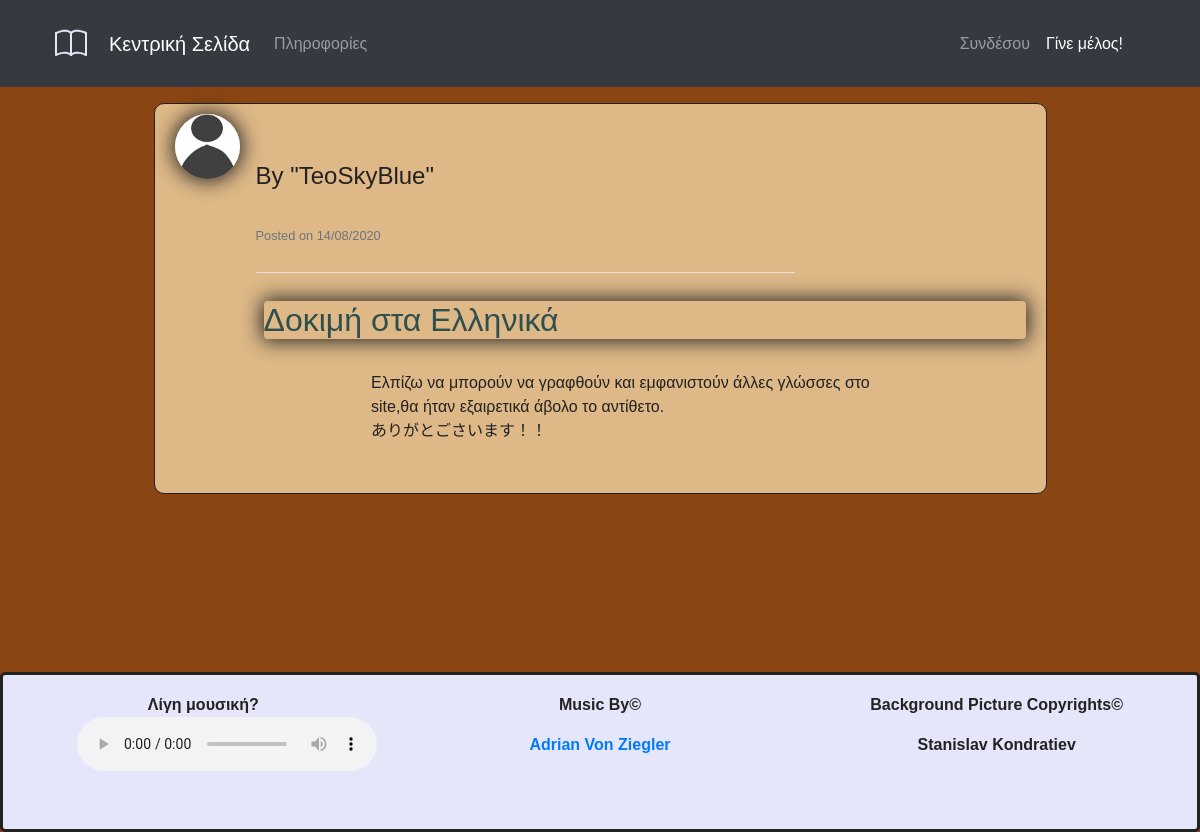
The app's page /post/4 with its own data.
### Flask_attempts/models.py (models this page shows, shortened)
class User(db.Model, UserMixin):
    id = db.Column(db.Integer, primary_key=True)
    username = db.Column(db.String(20), unique=True, nullable=False)
    email = db.Column(db.String(60), unique=True, nullable=False)
    image_file = db.Column(db.String(20), nullable=False, default='default.jpg')
    password = db.Column(db.String(60), nullable=False)
    posts = db.relationship('Post',backref='author', lazy = True)

class Post(db.Model):
    id = db.Column(db.Integer, primary_key=True)
    title = db.Column(db.String(100),nullable= False)
    date_posted = db.Column(db.DateTime,nullable=False,default = datetime.utcnow) #vs datetime.now i diafora einai oti i 2i apo8ikeuei local times,i 1i greenwich,kaliteri praktiki gia database storing
    content = db.Column(db.Text, nullable=False)
    user_id = db.Column(db.Integer, db.ForeignKey('user.id'), nullable=False)

### Flask_attempts/routes.py (the view)
@app.route("/post/<int:post_id>")
def post(post_id):
    post = Post.query.get_or_404(post_id) #i fernei to template tou post i fernei 404 doesnt exist page
    return render_template('post.html',title=post.title,post=post)

### Flask_attempts/templates/post.html (shortened to what this page needs)
{% extends "layout.html" %}
{% block content %}
	<article class="media content-section article-content">
		<img class="rounded-circle article-img low-shadows" src="{{url_for('static',filename='profile_pics/'+post.author.image_file)}}">
		<div class="media-body acrticle-content" >
			<div class="article-metadata article-svg">
				<h4 class="mr-2">By "{{post.author.username}}"</h4>
					<small class="text-muted">Posted on {{ post.date_posted.strftime("%d/%m/%Y") }}</small>
			</div>
			<h2 class="article-title low-shadows rounded ml-2">{{post.title}}</h2>
			<p class="article-svg mx-auto">{{post.content}}</p>
		</div>
	</article>
{% endblock content %}

### Flask_attempts/static/styling.css (style rules this page uses)
html,body { margin:0; padding:0;height:100%; }
body { width:100%; font-family: sans-serif; color: #222; background-image:url('stanislav-kondratiev-6pO3QFkk7hQ-unsplash.jpg'); background-color: saddlebrown; }
.content-section { background: burlywood; padding: 10px 20px; border: 1px solid #222; border-radius: 10px; margin-bottom: 20px; }
.article-title { color: darkslategray; }
.article-content { white-space: pre-line; width:100%; min-width: 400px; }
.article-img { height: 65px; width: 65px; margin-right: 16px; }
.low-shadows { box-shadow: 0px 0px 20px 2px #222; }
.article-metadata { padding-bottom: 1px; margin-bottom: 4px; border-bottom: 1px solid #e3e3e3 }
.article-svg { width: 70%; height: 60%; vertical-align: middle; }

### records on screen
User: image_file (picture), author.username "TeoSkyBlue"
Post: date_posted "14/08/2020", title "Δοκιμή στα Ελληνικά", content "Ελπίζω να μπορούν να γραφθούν και εμφανιστούν άλλες γλώσσες στο site,θα ήταν εξαιρετικά άβολο το αντίθετο. ありがとごさいます！！"
